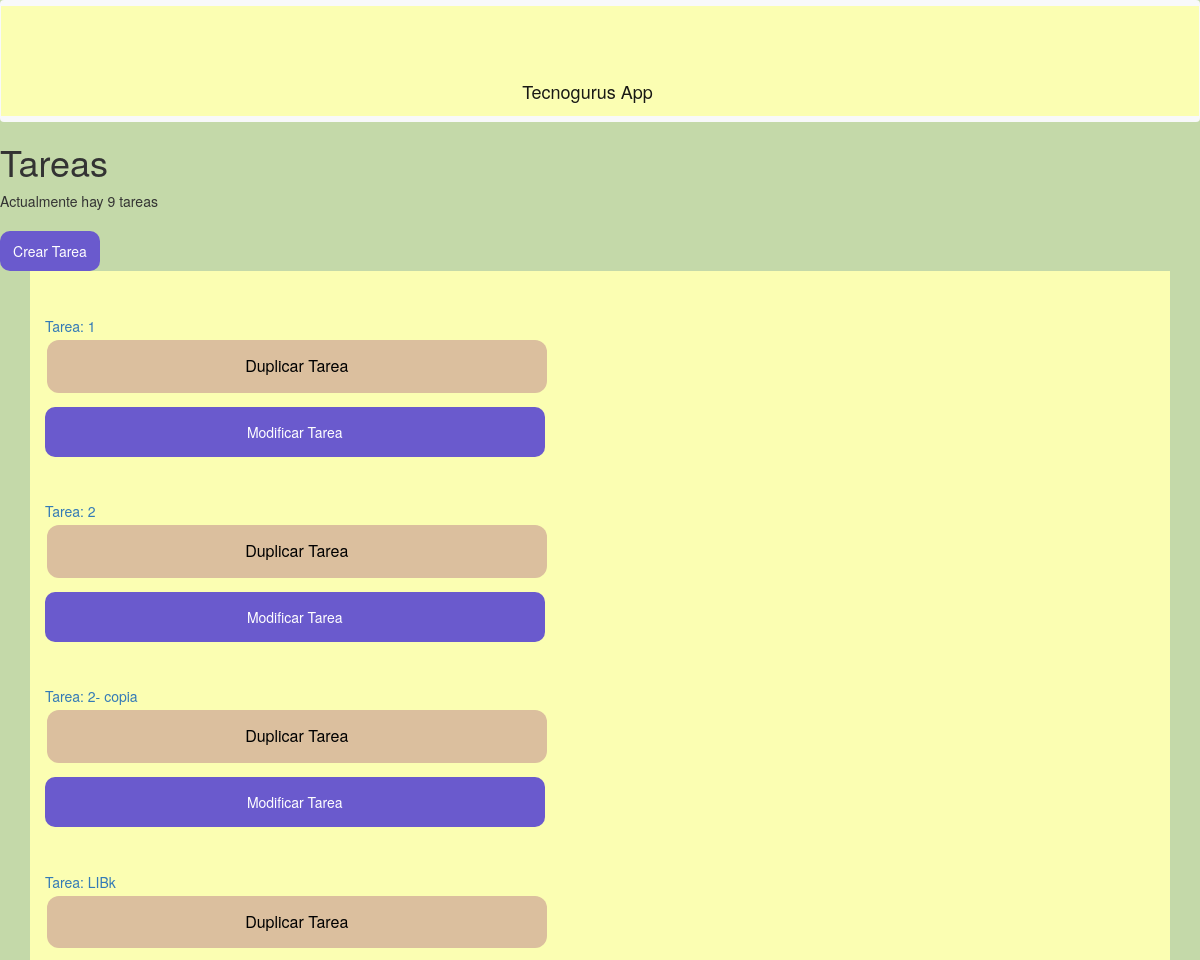
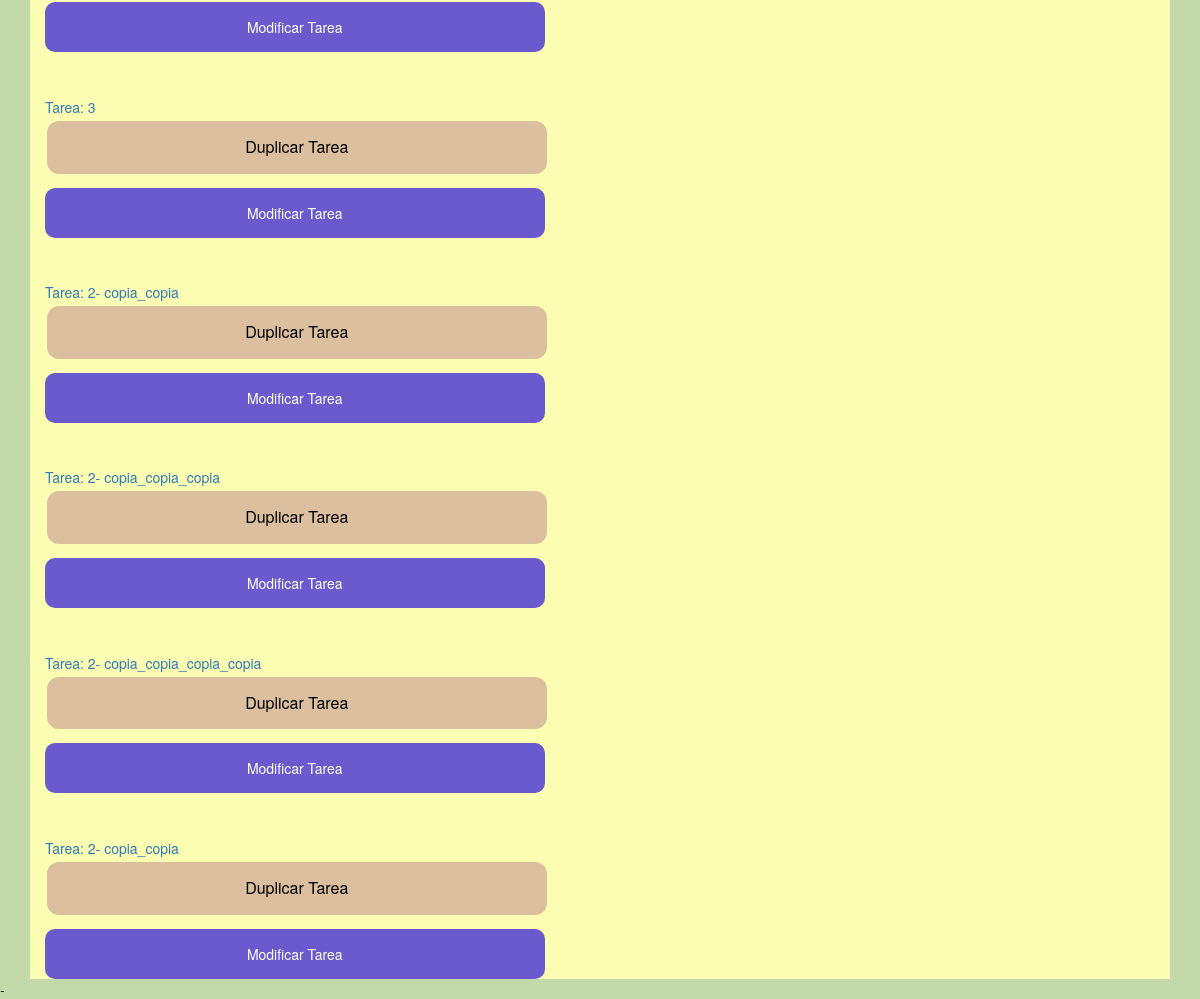
/fin_tarea (signed in), run on an earlier commit of the app's database (2 pictures, top to bottom).
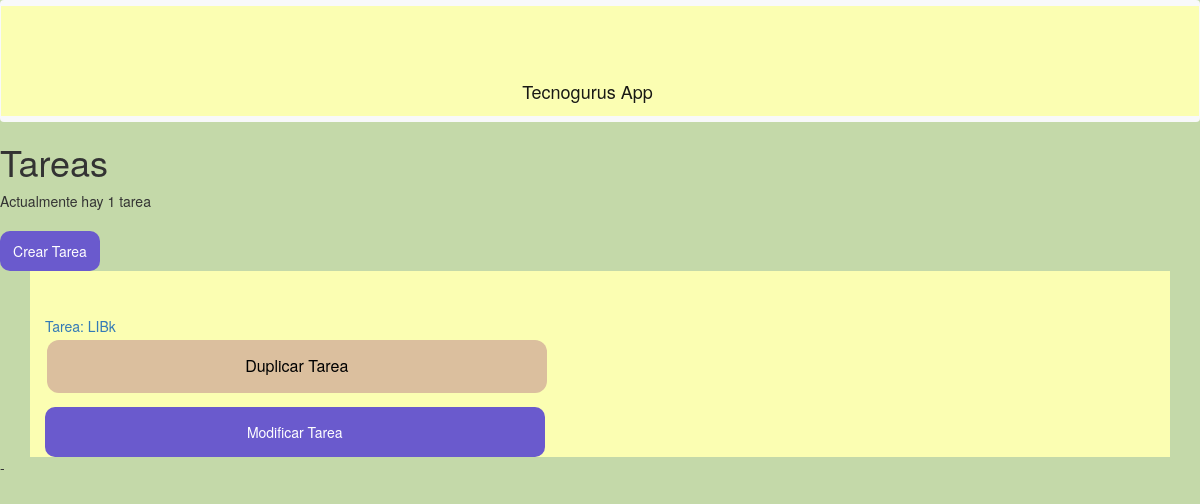
And on a later commit of the database.
### tecnogurus/models.py (models this page shows, shortened)
class Tarea(models.Model):
    id_tarea    = models.CharField(max_length = 10)
    tipo_tarea  = models.CharField(max_length = 20)
    descripcion = models.CharField(max_length = 140)
    image_list  = models.ForeignKey(ImageList, on_delete = models.CASCADE, null = True)
    encargado   = models.ForeignKey(Alumno, on_delete = models.CASCADE, default='')

### tecnogurus/views.py (the view)
# urls.py: path('fin_tarea', views.fin_tarea, name='fin_tarea'),
def fin_tarea(request):
    num_tareas = Tarea.objects.all().count
    id_t = Tarea.id_tarea
    tarea_p = Tarea.objects.all()
    return render(
        request, 'fin_tarea.html',
        context={'num_tareas':num_tareas, 'id_t':id_t, 'tarea_p':tarea_p}
    )

### tecnogurus/templates/fin_tarea.html (shortened to what this page needs)
{% extends "base.html" %}
{% block content %}
<head><title>Pagina de Tareas</title></head>
<h1> Tareas</h1>
{%if user.groups.all.0.name == 'Profesor'%}
  {%if num_tareas == 1%}
  <p> Actualmente hay  {{num_tareas}} tarea</p>
  {%else%}
  <p> Actualmente hay  {{num_tareas}} tareas</p>
  {%endif %}
  <div class="btn_crearTarea">
    <a href="{% url 'crearTarea' %}" ><button  type="button" >Crear Tarea</button></a>
 </div>
{%endif%}
    {% for tarea in tarea_p %}
      {%if user.groups.all.0.name == 'Profesor'%}
      <div class="container">
      <ul class="info-tareas">
		<a href="{% url 'tarea' tarea.id_tarea %}" ><li> Tarea: {{ tarea.id_tarea }}</li></a>
      </ul>
      <div style="position:relative; left:0%;">
          <button id="{{tarea.id_tarea}}" class="button-login-pic" type="button" style="width:45%; height:10%" onclick="duplicarTarea(this.id)">Duplicar Tarea</button>
        </div>
        <div style=" left:50%;top:10% width:100%">
          <a href="{% url 'modificarTarea' tarea.id_tarea %}"><button class="button" type="button" style="width:45%; height:10%; padding:15px 32px">Modificar Tarea</button></a>
        </div>
      {%endif%}
    </div>
    {% endfor %}
{% endblock %}

What changed in the data, as far as the page shows it:
removed Tarea: id_tarea "1"
removed Tarea: id_tarea "2"
removed Tarea: id_tarea "2- copia"
removed Tarea: id_tarea "3"
removed Tarea: id_tarea "2- copia_copia"
removed Tarea: id_tarea "2- copia_copia_copia"
removed Tarea: id_tarea "2- copia_copia_copia_copia"
removed Tarea: id_tarea "2- copia_copia"
Also different on the page:
{{ num_tareas }}: (not shown) → "1"
{{ num_tareas }}: "9" → (not shown)
text no longer shown: "tareas"
text now shown: "tarea"
